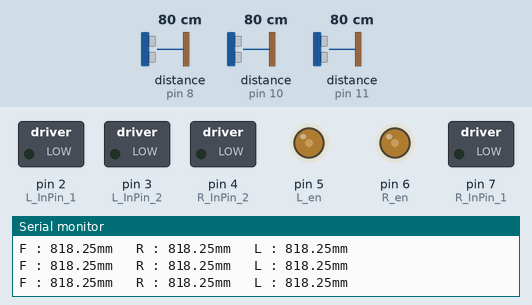
This sketch was run on a simulated Arduino Uno, built with avr-gcc and run on an emulated ATmega328P. On the bench: switched loads named in the sketch (green lamp = pin HIGH), output pins drawn as LEDs (lit = HIGH), the last lines printed to the serial monitor. The test bench sets the inputs (shaded band); at power-on: distance to the obstacle (sensors on pin 8, pin 10, pin 11) 80 cm.

Above: at 7.2 s.
7.3 s: distance to the obstacle (sensor on pin 8) set to 18 cm
8.8 s: distance to the obstacle (sensor on pin 8) set to 14 cm
10.5 s: distance to the obstacle (sensor on pin 10) set to 13 cm
At 11.3 s:
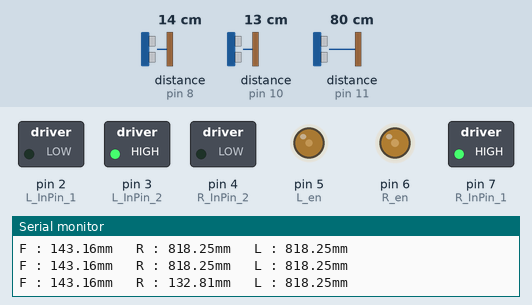
12.0 s: distance to the obstacle (sensor on pin 10) set to 10 cm
At 12.4 s:
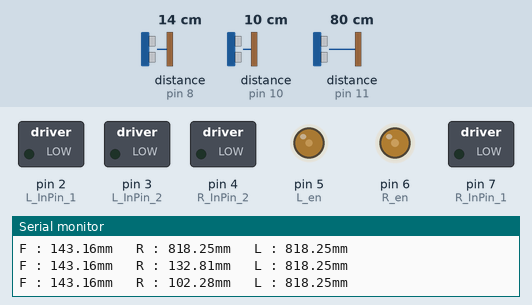
Timing chart, 0 to 14.5 s (numbered marks = the images above; inputs shaded):
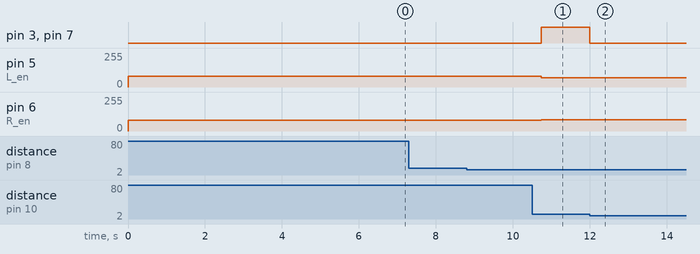

The sketch:

Arduino_VLF_Newping_analong_running.ino
```cpp
#include <NewPing.h>
#define L_InPin_1  2  //왼쪽모터 핀1
#define L_InPin_2  3  //왼쪽모터 핀2
#define R_InPin_1  7  //오른쪽모터 핀1
#define R_InPin_2  4  //오른쪽모터 핀2
#define L_en  5 //왼쪽모터 속도 제어 핀
#define R_en  6 //오른쪽모터 속도 제어 핀
#define F_Sonar  8  //정면부 초음파 센서 연결 핀
#define R_Sonar  10 //오른쪽 초음파 센서 연결 핀
#define L_Sonar  11 //왼쪽 초음파 센서 연결 핀
#define MaxDistance  400
float robot_width = 200; //차량의 폭
float mazor_width = 500; //지나가는 길의 폭
float mazor_width_tolerance = 40; //폭 감지에 오찹범위
int flag_mazor_1 = 0; // 1이면 1번 구간에 내가 위치해 있음

NewPing F_sensor(F_Sonar,F_Sonar,MaxDistance);
float F_distance; //정면 초음파 센서값을 저장할 변수 선언
NewPing L_sensor(L_Sonar,L_Sonar,MaxDistance);
float L_distance; //왼쪽 초음파 센서값을 저장할 변수 선언
NewPing R_sensor(R_Sonar,R_Sonar,MaxDistance);
float R_distance; //오른쪽 초음파 센서값을 저장할 변수 선언

void setup() {
  Serial.begin(115200);  //스크린프린트를 115200의 속도로 사용
  pinMode(L_InPin_1,OUTPUT); //왼쪽모터1 핀 모드를 아웃풋으로
  pinMode(L_InPin_2,OUTPUT); //왼쪽모터2 핀 모드를 아웃풋으로
  pinMode(R_InPin_1,OUTPUT); //오른쪽모터1 핀 모드를 아웃풋으로
  pinMode(R_InPin_2,OUTPUT); //오른쪽모터2 핀 모드를 아웃풋으로
  analogWrite(L_en,80);  //왼쪽모터 속도 조정
  analogWrite(R_en,80);  //오른쪽모터 속도 조정
}

void Stop(int t){
  digitalWrite(L_InPin_1,LOW);
  digitalWrite(L_InPin_2,LOW);
  digitalWrite(R_InPin_2,LOW);
  digitalWrite(R_InPin_1,LOW);
  delay(t);
  } //모터를 t동안 정지

void Right(int t,float sp){
  analogWrite(L_en,sp);
  analogWrite(R_en,sp*1.2);
  digitalWrite(L_InPin_1,HIGH);
  digitalWrite(L_InPin_2,LOW);
  digitalWrite(R_InPin_2,HIGH);
  digitalWrite(R_InPin_1,LOW);
  delay(t);
  } //모터를 t동안 제자리에서 오른쪽 회전

 void Left(int t,float sp){
  analogWrite(L_en,sp);
  analogWrite(R_en,sp*1.2);
  digitalWrite(L_InPin_2,HIGH);
  digitalWrite(L_InPin_1,LOW);
  digitalWrite(R_InPin_1,HIGH);
  digitalWrite(R_InPin_2,LOW);
  delay(t);
  } //모터를 t동안 제자리에서 왼쪽 회전

 void runing(int t,int L_sp,int R_sp){
  /*
  analogWrite(L_en,L_sp); //왼쪽 모터 속도를 L_sp로 하라
  analogWrite(R_en,R_sp); //오른쪽 모터 속도를 R_sp로 하라

  digitalWrite(L_InPin_1,HIGH);  //왼쪽모터1 핀에 +
  digitalWrite(L_InPin_2,LOW);   //왼쪽모터2 핀에 -
  digitalWrite(R_InPin_1,HIGH);  //오른쪽모터1 핀에 +
  digitalWrite(R_InPin_2,LOW);   //왼쪽모터2 핀에 -
  */

  analogWrite(L_InPin_1,L_sp);  //왼쪽모터1 핀에 아날로그로 L_sp스피드의 출력을 넣어라
  analogWrite(L_InPin_2,0);   //왼쪽모터2 핀에 아날로그 신호를 0 넣어라
  analogWrite(R_InPin_1,R_sp);  //오른쪽모터1 핀에 아날로그로 R_sp스피드의 출력을 넣어라
  analogWrite(R_InPin_2,0);   //왼쪽모터2 핀에 아날로그 신호를 0 넣어라

  delay (t);
  }  //모터제어 종합 함수

void loop() {
 int R_moter_speed,L_moter_speed;
  /*
  F_distance=(F_sensor.ping_cm())*10;  //정면 초음파 센서값을 cm단위 정수로 F_distance에 저장_mm단위
  L_distance=(L_sensor.ping_cm())*10;  //왼쪽 초음파 센서값을 cm단위 정수로 L_distance에 저장_mm단위
  R_distance=(R_sensor.ping_cm())*10;  //오른쪽 초음파 센서값을 cm단위 정수로 R_distance에 저장_mm단위
  */

  F_distance=(float)(F_sensor.ping())*10/US_ROUNDTRIP_CM;  //정면 초음파 센서값을 실수로 F_distance에 저장_mm단위
  L_distance=(float)(L_sensor.ping())*10/US_ROUNDTRIP_CM;  //왼쪽 초음파 센서값을 실수로 L_distance에 저장_mm단위
  R_distance=(float)(R_sensor.ping())*10/US_ROUNDTRIP_CM;  //오른쪽 초음파 센서값을 실수로 R_distance에 저장_mm단위


  float measure_widht=L_distance+R_distance+robot_width; //오른쪽,왼쪽 초음파 센서와 기체폭을 통해 측정한 현재 측정된 길의 폭

  Serial.print("F : ");
  Serial.print(F_distance);
  Serial.print("mm   ");  //"F : (F_distance에 저장된 값)mm" 를 스크린 프린터에 출력해라
  Serial.print("R : ");
  Serial.print(R_distance);
  Serial.print("mm   ");  //"R : (R_distance에 저장된 값)mm" 를 스크린 프린터에 출력해라
  Serial.print("L : ");
  Serial.print(L_distance);
  Serial.print("mm   \n");  //"L : (L_distance에 저장된 값)mm" 를 스크린 프린터에 출력해라

  /*
  Serial.print(flag_mazor_1);
  Serial.print("\n");  //1번 구간에 있는지 없는지를 출력(1과 0으로 구분)
  */

  float turn_90_mm=120;

  if(F_distance<=170 && F_distance!=0){
    Stop(200);  // 0.2초동안 정지
    if(L_distance>R_distance || L_distance==0){
      while(1){
        if((float)(R_sensor.ping())*10/US_ROUNDTRIP_CM <= turn_90_mm - 5 && (float)(R_sensor.ping())*10/US_ROUNDTRIP_CM != 0){
          break;
          }
        else{
          Left(1,70);
          }
        } //왼쪽으로 계속 회전하라 오른쪽 초음파 센서가 90도로 회전시 입력받는 거리가 될때 까지
        Stop(200); // 0.2초동안 정지
      } //만약 왼쪽이 감지되지 않거나 왼쪽이 오른쪽보다 큰 값으로 인식되면
    else if(L_distance<R_distance || R_distance==0){
      while(1){
        if((float)(L_sensor.ping())*10/US_ROUNDTRIP_CM <= turn_90_mm && (float)(L_sensor.ping())*10/US_ROUNDTRIP_CM != 0){
          break;
          }
        else{
          Right(1,70);
          }
        } //오른쪽으로 계속 회전하라 왼쪽 초음파 센서가 90도로 회전시 입력받는 거리가 될때 까지
        Stop(200); // 0.2초동안 정지
      } //만약 오른쪽이 감지되지 않거나 오른쪽이 왼쪽보다 큰 값으로 인식되면

    }// 전면부 초음파 센서가 170mm이하로 감지가 되었을시
  else{
    /*if(R_distance > L_distance){runing(1,170,70);}
    else if(R_distance < L_distance){runing(1,70,170);}
    else {runing(1,80,95);}*/
    runing(1,80,95);
    }

}
```

Measured:
- the behaviour switches between 12 and 11 cm on distance to the obstacle (sensor on pin 10) (found by bisection; images 1 and 2)
- after the input at 10.5 s, pin 3 (L_InPin_2), pin 7 (R_InPin_1): LOW → HIGH after 0.23 s; pin 5 (L_en): 80/255 → 70/255 after 0.23 s; pin 6 (R_en): 80/255 → 84/255 after 0.23 s
- after the input at 12.0 s, pin 3 (L_InPin_2), pin 7 (R_InPin_1): HIGH → LOW at once
